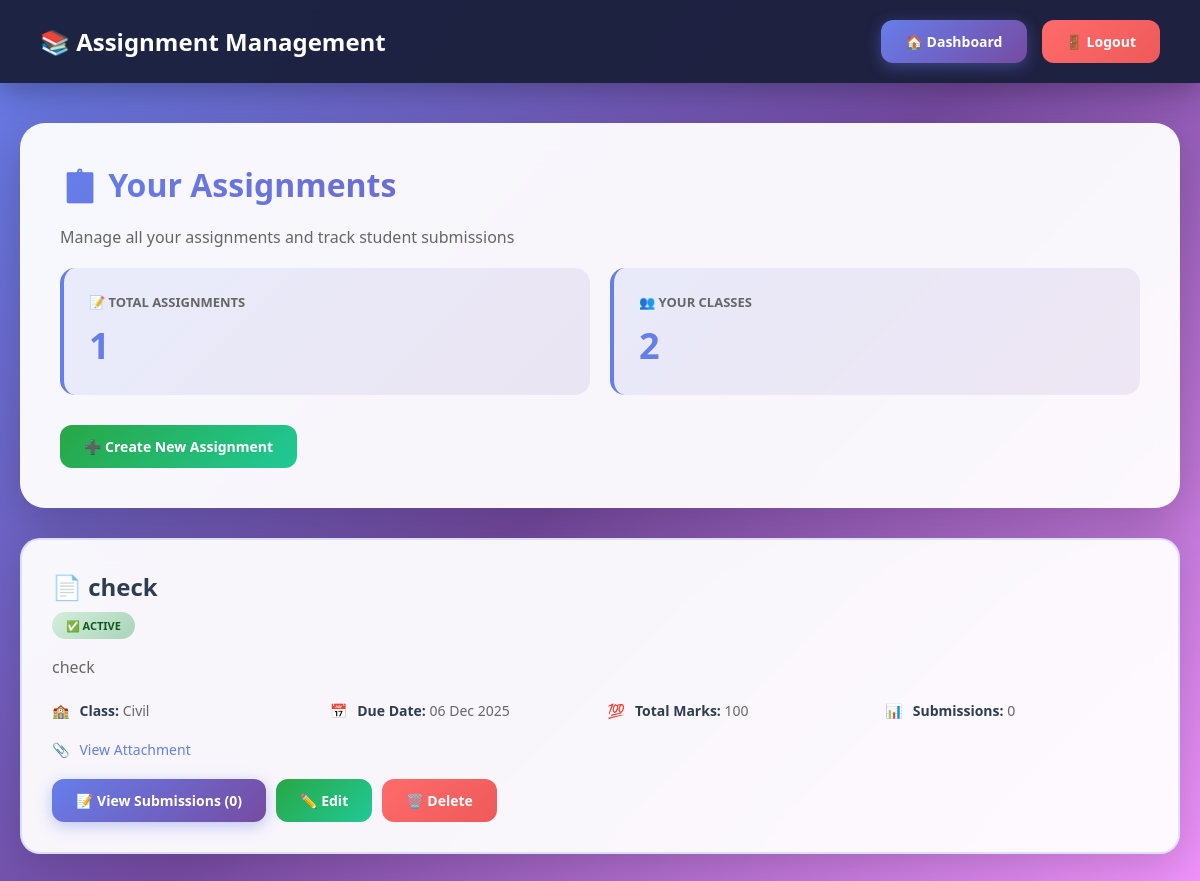
The page /teacher/assignments.php (signed in) on the database its author committed.
### tables this page shows
CREATE TABLE `assignments` (
  `id` int(11) NOT NULL,
  `teacher_id` int(11) NOT NULL,
  `class_id` int(11) NOT NULL,
  `title` varchar(255) NOT NULL,
  `description` text DEFAULT NULL,
  `due_date` date NOT NULL,
  `total_marks` int(11) NOT NULL DEFAULT 100,
  `file_path` varchar(255) DEFAULT NULL,
  `created_at` timestamp NOT NULL DEFAULT current_timestamp(),
  `updated_at` timestamp NOT NULL DEFAULT current_timestamp() ON UPDATE current_timestamp()
);

CREATE TABLE `classes` (
  `id` int(11) NOT NULL,
  `class_name` varchar(100) NOT NULL,
  `department_id` int(11) NOT NULL,
  `year` int(11) NOT NULL,
  `section` varchar(10) NOT NULL,
  `teacher_id` int(11) NOT NULL,
  `semester` int(11) NOT NULL,
  `academic_year` varchar(20) NOT NULL,
  `created_at` timestamp NOT NULL DEFAULT current_timestamp()
);

### db.php (called while the page is built, shortened)
<?php
$conn = new mysqli(DB_HOST, DB_USER, DB_PASS, DB_NAME);
$conn->set_charset("utf8mb4");
$conn->query("SET time_zone = '+05:30'");
function isLoggedIn() {
    return isset($_SESSION['user_id']) && isset($_SESSION['role']);
}
function getCurrentUser() {
    global $conn;
    $user_id = $_SESSION['user_id'];
    $role = $_SESSION['role'];
    if ($role === 'student') {
        $query = "SELECT * FROM students WHERE id = ?";
    } elseif ($role === 'parent') {
        $query = "SELECT * FROM parents WHERE id = ?";
    } else {
        $query = "SELECT * FROM users WHERE id = ?";
    }
    $stmt = $conn->prepare($query);
    $stmt->bind_param("i", $user_id);
    $stmt->execute();
    $result = $stmt->get_result();
    return $result->fetch_assoc();
}
?>

### teacher/assignments.php (the view, shortened to what this page needs)
<?php
require_once '../db.php';
$user = getCurrentUser();
$teacher_id = $user['id'];
$classes_query = "SELECT DISTINCT c.id, c.section, c.class_name, c.year, c.semester, c.academic_year
                  FROM classes c
                  WHERE c.teacher_id = ?
                  ORDER BY c.academic_year DESC, c.section";
$stmt = $conn->prepare($classes_query);
$stmt->bind_param("i", $teacher_id);
$stmt->execute();
$classes = $stmt->get_result();
$assignments_query = "SELECT a.*, c.section, c.class_name, c.year, c.semester,
                      COUNT(DISTINCT asub.id) as total_submissions,
                      COUNT(DISTINCT CASE WHEN asub.status = 'marked' THEN asub.id END) as marked_count
                      FROM assignments a
                      LEFT JOIN classes c ON a.class_id = c.id
                      LEFT JOIN assignment_submissions asub ON a.id = asub.assignment_id
                      WHERE a.teacher_id = ?
                      GROUP BY a.id
                      ORDER BY a.created_at DESC";
$stmt = $conn->prepare($assignments_query);
$stmt->bind_param("i", $teacher_id);
$stmt->execute();
$assignments = $stmt->get_result();
?>
<!DOCTYPE html>
<html lang="en">
<head>
</head>
<body>
    <nav class="navbar">
        <h1>📚 Assignment Management</h1>
        <div class="nav-links">
            <a href="index.php" class="btn btn-primary">🏠 Dashboard</a>
            <a href="../logout.php" class="btn btn-danger">🚪 Logout</a>
        </div>
    </nav>
    <div class="container">
        <div class="header-section">
            <h2>📋 Your Assignments</h2>
            <p style="color: #666; margin-bottom: 20px;">Manage all your assignments and track student submissions</p>
            <div class="stats-grid">
                <div class="stat-card">
                    <h3>📝 Total Assignments</h3>
                    <div class="stat-value"><?php echo $assignments->num_rows; ?></div>
                </div>
                <div class="stat-card">
                    <h3>👥 Your Classes</h3>
                    <div class="stat-value"><?php echo $classes->num_rows; ?></div>
                </div>
            </div>
            <div style="margin-top: 30px;">
                <a href="create_assignment.php" class="btn btn-success">➕ Create New Assignment</a>
            </div>
        </div>
        <?php if ($assignments->num_rows > 0): ?>
            <div class="assignments-grid">
                <?php while ($assignment = $assignments->fetch_assoc()):
                    $is_overdue = strtotime($assignment['due_date']) < time();
                ?>
                    <div class="assignment-card">
                        <div class="assignment-header">
                            <div>
                                <div class="assignment-title">
                                    📄 <?php echo htmlspecialchars($assignment['title']); ?>
                                </div>
                                <span class="badge <?php echo $is_overdue ? 'badge-danger' : 'badge-success'; ?>">
                                    <?php echo $is_overdue ? '⏰ Overdue' : '✅ Active'; ?>
                                </span>
                            </div>
                        </div>
                        <?php if ($assignment['description']): ?>
                            <p style="color: #666; margin: 15px 0; line-height: 1.6;">
                                <?php echo nl2br(htmlspecialchars($assignment['description'])); ?>
                            </p>
                        <?php endif; ?>
                        <div class="assignment-meta">
                            <div class="meta-item">
                                <span>🏫</span>
                                <div>
                                    <strong>Class:</strong>
                                    <?php echo htmlspecialchars($assignment['section']); ?>
                                </div>
                            </div>
                            <div class="meta-item">
                                <span>📅</span>
                                <div>
                                    <strong>Due Date:</strong>
                                    <?php echo date('d M Y', strtotime($assignment['due_date'])); ?>
                                </div>
                            </div>
                            <div class="meta-item">
                                <span>💯</span>
                                <div>
                                    <strong>Total Marks:</strong>
                                    <?php echo $assignment['total_marks']; ?>
                                </div>
                            </div>
                            <div class="meta-item">
                                <span>📊</span>
                                <div>
                                    <strong>Submissions:</strong>
                                    <?php echo $assignment['total_submissions']; ?>
                                </div>
                            </div>
                        </div>
                        <?php if ($assignment['file_path']): ?>
                            <div class="meta-item" style="margin: 15px 0;">
                                <span>📎</span>
                                <a href="../uploads/assignments/<?php echo htmlspecialchars($assignment['file_path']); ?>"
                                   target="_blank" style="color: #667eea; text-decoration: none;">
                                    View Attachment
                                </a>
                            </div>
                        <?php endif; ?>
                        <div class="action-buttons">
                            <a href="view_submissions.php?assignment_id=<?php echo $assignment['id']; ?>"
                               class="btn btn-primary">
                                📝 View Submissions (<?php echo $assignment['total_submissions']; ?>)
                            </a>
                            <a href="edit_assignment.php?id=<?php echo $assignment['id']; ?>"
                               class="btn btn-success">
                                ✏️ Edit
                            </a>
                            <a href="delete_assignment.php?id=<?php echo $assignment['id']; ?>"
                               class="btn btn-danger"
                               onclick="return confirm('Are you sure you want to delete this assignment?')">
                                🗑️ Delete
                            </a>
                        </div>
                    </div>
                <?php endwhile; ?>
            </div>
        <?php endif; ?>
    </div>
</body>
</html>

### teacher/assignments.php (style rules this page uses)
* { margin: 0; padding: 0; box-sizing: border-box; }
body { background: linear-gradient(135deg, #667eea 0%, #764ba2 50%, #f093fb 100%); min-height: 100vh; font-family: 'Segoe UI', Tahoma, Geneva, Verdana, sans-serif; }
.navbar { background: rgba(26, 31, 58, 0.95); backdrop-filter: blur(20px); padding: 20px 40px; display: flex; justify-content: space-between; align-items: center; box-shadow: 0 8px 32px rgba(0, 0, 0, 0.3); position: sticky; top: 0; z-index: 1000; }
.navbar h1 { color: white; font-size: 24px; }
.nav-links { display: flex; gap: 15px; }
.btn { padding: 12px 24px; border-radius: 12px; text-decoration: none; font-weight: 600; transition: all 0.3s; display: inline-block; border: none; cursor: pointer; font-size: 14px; }
.btn-primary { background: linear-gradient(135deg, #667eea, #764ba2); color: white; box-shadow: 0 4px 15px rgba(102, 126, 234, 0.4); }
.btn-success { background: linear-gradient(135deg, #28a745, #20c997); color: white; }
.btn-danger { background: linear-gradient(135deg, #ff6b6b, #ee5a5a); color: white; }
.container { max-width: 1400px; margin: 40px auto; padding: 0 20px; }
.header-section { background: rgba(255, 255, 255, 0.95); backdrop-filter: blur(20px); padding: 40px; border-radius: 25px; margin-bottom: 30px; box-shadow: 0 15px 50px rgba(0, 0, 0, 0.2); }
.header-section h2 { font-size: 32px; background: linear-gradient(135deg, #667eea, #764ba2); -webkit-background-clip: text; -webkit-text-fill-color: transparent; margin-bottom: 20px; }
.stats-grid { display: grid; grid-template-columns: repeat(auto-fit, minmax(250px, 1fr)); gap: 20px; margin-top: 20px; }
.stat-card { background: linear-gradient(135deg, rgba(102, 126, 234, 0.1), rgba(118, 75, 162, 0.1)); padding: 25px; border-radius: 15px; border-left: 4px solid #667eea; }
.stat-card h3 { color: #666; font-size: 13px; text-transform: uppercase; margin-bottom: 10px; }
.stat-value { font-size: 36px; font-weight: 800; color: #667eea; }
.assignments-grid { display: grid; gap: 25px; }
.assignment-card { background: rgba(255, 255, 255, 0.95); backdrop-filter: blur(20px); padding: 30px; border-radius: 20px; box-shadow: 0 10px 40px rgba(0, 0, 0, 0.15); transition: all 0.3s; border: 2px solid rgba(102, 126, 234, 0.2); }
.assignment-header { display: flex; justify-content: space-between; align-items: start; margin-bottom: 20px; }
.assignment-title { font-size: 24px; font-weight: 700; color: #2c3e50; margin-bottom: 10px; }
.assignment-meta { display: grid; grid-template-columns: repeat(auto-fit, minmax(200px, 1fr)); gap: 15px; margin: 20px 0; }
.meta-item { display: flex; align-items: center; gap: 10px; color: #666; font-size: 14px; }
.meta-item strong { color: #2c3e50; }
.badge { padding: 6px 14px; border-radius: 20px; font-size: 11px; font-weight: 700; text-transform: uppercase; }
.badge-success { background: linear-gradient(135deg, #d4edda, #a8d5ba); color: #155724; }
.action-buttons { display: flex; gap: 10px; margin-top: 20px; flex-wrap: wrap; }

### rows shown on the page
assignments: title "check", shows "✅ ACTIVE", description "check", class.section "Civil", due_date "06 Dec 2025", total_marks "100", total_submissions "0"

### other values the page prints
$assignments->num_rows "1"
$classes->num_rows "2"
